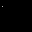
Frame 1 (no input)
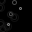
Frame 60 (the mouse pressed at the canvas centre just before this capture)
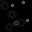
Frame 120 (the mouse held since frame 60 and released just before this capture)

The Processing sketch that drew these frames (run headless with seeded random() and noise(); from frame 60 on, the mouse is pressed at the canvas centre):

// Processing sketch: rain_down
// ── rain_down.pde
float[] Dchecktime = new float[10];
float[] Dx = new float[10];
float[] Dy = new float[10];


void setup () {
  size(32, 32);
  background(0);
  for (int i = 0; i < 10; i++) {
    Dx[i] = random(31);
    Dy[i] = random(31);
    Dchecktime[i] = random(1000);
  }
}

void draw () {
  background(0);
  for (int i = 0; i < 10; i++) {
    if ((millis()-Dchecktime[i] >= 0)&&(millis()-Dchecktime[i] < 200)) {
      stroke(250);
      point(Dx[i], Dy[i]);
    }
    if ((millis()-Dchecktime[i] >= 200)&&(millis()-Dchecktime[i] < 400)) {
      stroke(125);
      noFill();
      ellipse(Dx[i], Dy[i], 2, 2);
    }
    if ((millis()-Dchecktime[i] >= 400)&&(millis()-Dchecktime[i] < 600)) {
      stroke(75);
      noFill();
      ellipse(Dx[i], Dy[i], 4, 4);
    }
    if ((millis()-Dchecktime[i] >= 600)&&(millis()-Dchecktime[i] < 800)) {
      stroke(25);
      noFill();
      ellipse(Dx[i], Dy[i], 6, 6);
      stroke(75);
      noFill();
      ellipse(Dx[i], Dy[i], 3, 3);
    }
    if ((millis()-Dchecktime[i] >= 800)&&(millis()-Dchecktime[i] < 1000)) {
      stroke(15);
      noFill();
      ellipse(Dx[i], Dy[i], 8, 8);
      stroke(25);
      noFill();
      ellipse(Dx[i], Dy[i], 5, 5);
    }
    if ((millis()-Dchecktime[i] >= 1000)&&(millis()-Dchecktime[i] < 1200)) {
      stroke(5);
      noFill();
      ellipse(Dx[i], Dy[i], 10, 10);
      stroke(10);
      noFill();
      ellipse(Dx[i], Dy[i], 3, 3);
      stroke(10);
      noFill();
      ellipse(Dx[i], Dy[i], 5, 5);
      Dchecktime[i] = millis();
      Dx[i] = random(31);
      Dy[i] = random(31);
    }
  }
}
